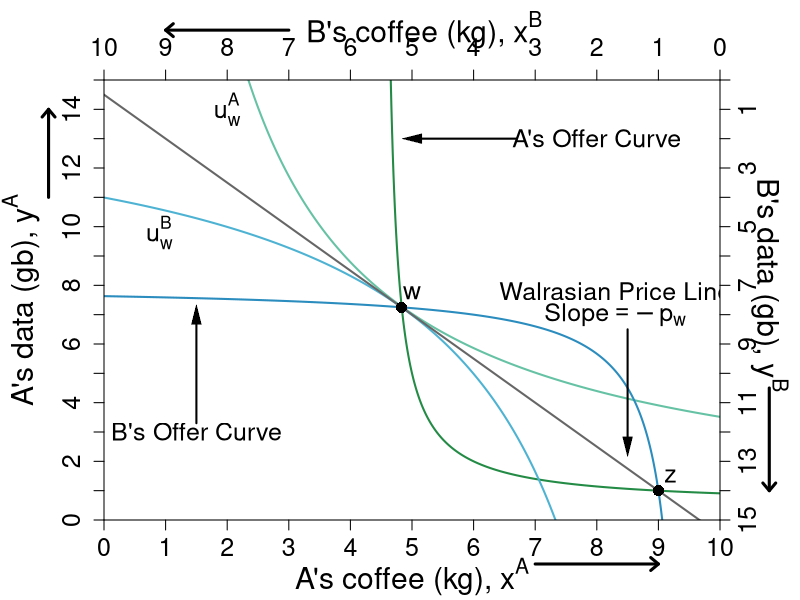

Write the R code that produced this figure.
#' Graph Designer: Simon Halliday, Scott Cohn
#' Authors: Bowles and Halliday
#' Title: Coordination, Conflict and Competition: A Text in Microeconomics

library("shape")

pdf(file = "what_can_markets_do/property_walras_market.pdf", width = 9, height = 7)

# Set parameters for graphics
axislabelsize <- 1.8
labelsize <- 1.5
namesize <- 1.8
annotatesize <- 1.5
graphlinewidth <- 2
segmentlinewidth <- 1.5

COL <- c("#7fc97f", "#beaed4", "#fdc086", "#ffff99", "#386cb0", "#f0027f", "#bf5b17", "#666666")
COLA <- c("#e0f3db", "#99d8c9","#66c2a4","#41ae76", "#238b45", "#005824")
COLB <- c("#c6dbef", "#4eb3d3", "#2b8cbe", "#0868ac","#084081")
COLC <- c("#fcfbfd", "#efedf5", "#dadaeb", "#bcbddc", "#9e9ac8", "#807dba", "#6a51a3", "#54278f", "#3f007d")
grays <- gray.colors(25, start = 1, end = 0, alpha = 1)



indiffcurveA1 <- function(x, U = 4, A = 1, a = 0.5) {
  ((((U-2)/A)*(1/x)^a)^(1/(1-a)))
}

indiffcurveA2 <- function(x, U = 4, A = 1, a = 0.5) {
  (((U/A)*(1/x)^a)^(1/(1-a)))
}

indiffcurveA3 <- function(x, U = 5.93, A = 1, a = 0.5) {
  (((U/A)*(1/x)^a)^(1/(1-a)))
}

indiffcurveA4 <- function(x, U = 6.984164, A = 1, a = 0.5) {
  ((((U)/A)*(1/x)^a)^(1/(1-a)))
}

paretoEC <- function(x) {
  (3/2)*x
}

OfferCurveA <- function(x) {
  # x/(x  - 4)
  x / (2*x - 9)
}

mrsplot <- function(x) {
  (13/2)*(x/(9-x)^2)
}

OfferCurveB <- function(x) {
  #15 - (14/2)*(10 - x)/(9 - x)
  (145 - 16*x) / (19 - 2*x)
}

WalrasPrice <- function(x) {
  14.5 - (3/2)*x
}

#Deriving the offer curves: let py = 1
#wA = 8px + 2py = 8px + 2; Demand: x = w/2px => x = 4 + 1/px => px = 1/(x - 4)
#Offer curve is y = px*x => (1/(x-4))*x = x/(x-4) defined for x neq 4
#wA = 2px + 13py = 2px + 13; Demand: x = w/2px => x = 1 + 13/2px => px = 13/2(x - 1)
#B's Offer curve is y = px*x => (13/2)(1/(x-1))*x = (13/2)(x/(x-1)
#Therefore in terms of yA and xA:
#15 - y = (13/2)*(10 - x)/(10 - x - 1)
#Therefore y = 15 - (13/2)*(10-x)/(9 - x) defined for x neq 9
#The tangency of the indifference curve and the offer curve gives mrsplot
#Where mrsplot equals that offer curve, we get x = (3/17)*(51 - sqrt(221)) = 6.376576; 
#So y = 6.022321; therefore u = (6.376576^0.5)*(6.022321^0.5)

indiffcurveBneg1 <- function(x, U = 5.09, A = 1, a = 0.5) {
  15 - (((U/A)*(1/(10 - x))^a)^(1/(1-a)))
}

indiffcurveBneg2 <- function(x, U = 6.33, A = 1, a = 0.5) {
  15 - (((U/A)*(1/(10 - x))^a)^(1/(1-a)))
}

#Aisha happens to have found 8 apples and 2 oranges, 
#and Betty happens to have found 2 apples and 13 oranges. 
#Aisha's utility (8^0.5)*(2^0.5) = 4
#Betty's utility (2^0.5)*(13^0.5) = 5.09



par(mar =  c(4, 5.2, 4, 4))
xlims <- c(0, 10)
ylims <- c(0, 15)
xlims2 <- c(10, 0)
ylims2 <- c(15, 0)

plot(0, 0, xlim = xlims, ylim = ylims, type = "n",
     xlab = expression(paste("A's coffee (kg), ", x^A)),
     ylab = expression(paste("A's data (gb), ", y^A)), 
     #line = 2.5,
     xaxt = "n", 
     yaxt = "n", 
     cex.lab = axislabelsize, 
     bty = "n",
     xaxs = "i", 
     yaxs = "i")


npts <- 500 
npts2 <- 501

#Specify the sequences of points for graphing. 
xx1 <- seq(xlims[1], xlims[2], length.out = npts)
yy1 <- indiffcurveA2(xx1, U = 4, A = 1, a = 0.5)
yy2 <- indiffcurveA2(xx1)


#I need something like xx1 with npts for 
xx2 <- seq(4.5, xlims[2], length.out = npts)
xx3 <- seq(xlims[1], 9.1, length.out = npts)
xx4 <- seq(1, 9.5, length.out = npts)

#Draw the lines for the graphs

lines(xx1, indiffcurveA3(xx1), col = COLA[3], lwd = graphlinewidth)

lines(xx2, OfferCurveA(xx2), col = COLA[5], lwd = graphlinewidth)
lines(xx1, indiffcurveBneg2(xx1), col = COLB[2], lwd = graphlinewidth)

lines(xx3, OfferCurveB(xx3), col = COLB[3], lwd = graphlinewidth)
lines(xx1, WalrasPrice(xx1), col = COL[8], lwd = graphlinewidth)

#Customize ticks and labels for the plot
ticksy <- seq(from = 0, to = 15, by = 1)
ylabels <- seq(from = 0, to = 15, by = 1)
ticksx <- seq(from = 0, to = 10, by = 1)
xlabels <- seq(from = 0, to = 10, by = 1)
axis(1, at = ticksx, pos = 0, labels = xlabels, cex.axis = labelsize)
axis(2, at = ticksy, pos = 0, labels = ylabels, las = 0, cex.axis = labelsize)

#Add arrows:
arrows(-0.9, 11, -0.9, 14, xpd = TRUE, length = 0.1, angle = 40, lwd = 3)
arrows(7, -1.5, 9, -1.5, xpd = TRUE, length = 0.1, angle = 40, lwd = 3)

#Annotation of the three graphs and the NE

text(2, 14, expression(u[w]^A), cex = labelsize)
# 

# #Label B's offer curve
text(1.5, 3, expression("B's Offer Curve"), cex = labelsize)
Arrows(1.5, 3.3, 1.5, 7, col = "black", lty = 1, lwd = 2, arr.type = "triangle", arr.lwd = 0.5)
# 
# # Price Line
text(8, 13, expression(paste("A's Offer Curve")), cex = labelsize)
Arrows(6.7, 13, 5, 13, col = "black", lty = 1, lwd = 2, arr.type = "triangle", arr.lwd = 0.5)


# Walrasian Price Line
text(8.3, 7.8, expression(paste("Walrasian Price Line")), cex = labelsize)
text(8.3, 7, expression(paste("Slope", phantom() == -p[w])), cex = labelsize)
Arrows(8.5, 6.5, 8.5, 2.5, col = "black", lty = 1, lwd = 2, arr.type = "triangle", arr.lwd = 0.5)


# #Add a point for the initial endowment
points(4.8275, 7.25, pch = 16, col = "black", cex = 1.5)
text(5, 7.75, expression(w), cex = labelsize)

#Set up second axes and labels

par(new = TRUE)

#Use the same x and ylims as previously, but with locations switched
xlims2 <- c(10, 0)
ylims2 <- c(15, 0)

#Leave the ylab and xlab blank to ensure no axes titles
plot(0, 0, xlim = xlims2, ylim = ylims2, type = "n",
     xlab = expression(paste("")),
     ylab = expression(paste("")),
     xaxt = "n", 
     yaxt = "n", 
     #cex.lab = 1.2,
     cex.axis = labelsize,
     bty = "n",
     xaxs = "i", 
     yaxs = "i")

#Set up axes at sides 3 and 4 (top and right)
axis(side = 3, at = ticksx, pos = 0, labels = xlabels, cex.axis = labelsize)
axis(side = 4, at = ticksy, pos = 0, labels = ylabels, las = 0, cex.axis = labelsize)
text(4.8, -1.7, expression(paste("B's coffee (kg), ", x^B)), xpd = TRUE, cex = axislabelsize) 
text(-0.8, 7, expression(paste("B's data (gb), ", y^B)), xpd = TRUE, cex = axislabelsize, srt = 270) 

#Add arrows:
arrows(-0.8, 10.5, -0.8, 14, xpd = TRUE, length=0.1,angle=40,lwd=3)
arrows(7, -1.7, 9, -1.7, xpd = TRUE, length=0.1,angle=40,lwd=3)


#Functions for B's indifference curves
indiffcurveB1 <- function(x, U = 5.09, A = 1, a = 0.5) {
  ((((U-2)/A)*(1/x)^a)^(1/(1-a)))
}

indiffcurveB2 <- function(x, U = 5.09, A = 1, a = 0.5) {
  (((U/A)*(1/x)^a)^(1/(1-a)))
}

indiffcurveB3 <- function(x, U = 5.703502, A = 1, a = 0.5) {
  ((((U)/A)*(1/x)^a)^(1/(1-a)))
}

indiffcurveB4 <- function(x, U = 8.244574, A = 1, a = 0.5) {
  ((((U)/A)*(1/x)^a)^(1/(1-a)))
}





#Label B's indifference curves

text(9.1, 5.2, expression(u[w]^B), cex = labelsize)


#Add a point for the initial endowment
points(1, 14, pch = 16, col = "black", cex = 1.5)
text(0.8, 13.5, expression(z), cex = labelsize)









#Calculate TIOLI power allocation for B
#mrs(x,y) => pareto efficient curve is (3/2)x = y
#A's initital utility is 4 = u(8,2) = (8^0.5)*(2^0.5)
#Therefore substitute in the contract curve u_e^A = 4 = (x^A)^(0.5)(3/2*x^A)^0.5
# => x^A = 4/((3/2)^0.5) = 3.27 => x^B = 6.73
# => y^A = 3/2(x^A) = 4.9 => y^B = 10.1

#Add point g for B's TIOLI power
# points(6.73, 10.1, pch = 16, col = "black", cex = 1.5)
# text(6.73, 10.6, expression(g))

#Calculate TIOLI power allocation for A
#mrs(x,y) => pareto efficient curve is (3/2)x = y
#A's initital utility is 4 = u(8,2) = (8^0.5)*(2^0.5)
#Therefore substitute in the contract curve u_e^A = 4 = (x^A)^(0.5)(3/2*x^A)^0.5
# => x^B = 5.09/((3/2)^0.5) = 4.16 => x^A = 5.84
# => y^B = 3/2(x^B) = 6.23 => y^A = 8.77 
#=> u^A = (5.84^0.5)*(8.77^0.5) = 7.156591
#Add point f for A's TIOLI power
# points(4.16, 6.23, pch = 16, col = "black", cex = 1.5)
# text(4.16, 5.8, expression(f))


#Annotating B's endowment
#text(1.8, 12.5, expression(z), cex = labelsize)

#Annotating a point that is a Pareto improvement over e.
#points(3.623424, 8.977679, pch = 16, col = "black", cex = 1.5)
#text(3.623424, 8.4, expression(h))
#(2.94^0.5)*(12.76^0.5)

#Label Pareto Improving Lens
#text(7, 5, expression(paste("Pareto-Improving Lens")))

dev.off()
